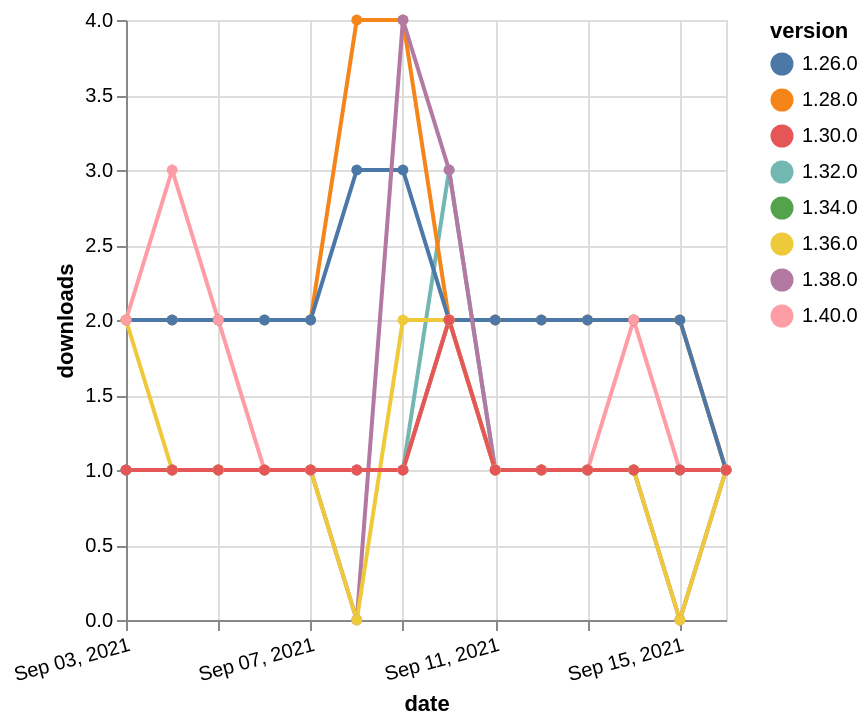

The specification (Vega-Lite) saved for this image:
### Vega-Lite specification from a JSON file in a GitHub repository (floating-point values rounded to 4 significant figures)
{"$schema": "https://vega.github.io/schema/vega-lite/v5.json", "description": "A simple bar chart with embedded data.", "data": {"values": [{"date": "2021-09-03", "total": 191, "delta": 1, "version": "1.34.0"}, {"date": "2021-09-04", "total": 192, "delta": 1, "version": "1.34.0"}, {"date": "2021-09-05", "total": 193, "delta": 1, "version": "1.34.0"}, {"date": "2021-09-06", "total": 194, "delta": 1, "version": "1.34.0"}, {"date": "2021-09-07", "total": 195, "delta": 1, "version": "1.34.0"}, {"date": "2021-09-08", "total": 196, "delta": 1, "version": "1.34.0"}, {"date": "2021-09-09", "total": 197, "delta": 1, "version": "1.34.0"}, {"date": "2021-09-10", "total": 199, "delta": 2, "version": "1.34.0"}, {"date": "2021-09-11", "total": 200, "delta": 1, "version": "1.34.0"}, {"date": "2021-09-12", "total": 201, "delta": 1, "version": "1.34.0"}, {"date": "2021-09-13", "total": 202, "delta": 1, "version": "1.34.0"}, {"date": "2021-09-14", "total": 203, "delta": 1, "version": "1.34.0"}, {"date": "2021-09-15", "total": 204, "delta": 1, "version": "1.34.0"}, {"date": "2021-09-16", "total": 205, "delta": 1, "version": "1.34.0"}, {"date": "2021-09-03", "total": 348, "delta": 1, "version": "1.32.0"}, {"date": "2021-09-04", "total": 349, "delta": 1, "version": "1.32.0"}, {"date": "2021-09-05", "total": 350, "delta": 1, "version": "1.32.0"}, {"date": "2021-09-06", "total": 351, "delta": 1, "version": "1.32.0"}, {"date": "2021-09-07", "total": 352, "delta": 1, "version": "1.32.0"}, {"date": "2021-09-08", "total": 353, "delta": 1, "version": "1.32.0"}, {"date": "2021-09-09", "total": 354, "delta": 1, "version": "1.32.0"}, {"date": "2021-09-10", "total": 357, "delta": 3, "version": "1.32.0"}, {"date": "2021-09-11", "total": 358, "delta": 1, "version": "1.32.0"}, {"date": "2021-09-12", "total": 359, "delta": 1, "version": "1.32.0"}, {"date": "2021-09-13", "total": 360, "delta": 1, "version": "1.32.0"}, {"date": "2021-09-14", "total": 361, "delta": 1, "version": "1.32.0"}, {"date": "2021-09-15", "total": 362, "delta": 1, "version": "1.32.0"}, {"date": "2021-09-16", "total": 363, "delta": 1, "version": "1.32.0"}, {"date": "2021-09-03", "total": 2408, "delta": 2, "version": "1.28.0"}, {"date": "2021-09-04", "total": 2410, "delta": 2, "version": "1.28.0"}, {"date": "2021-09-05", "total": 2412, "delta": 2, "version": "1.28.0"}, {"date": "2021-09-06", "total": 2414, "delta": 2, "version": "1.28.0"}, {"date": "2021-09-07", "total": 2416, "delta": 2, "version": "1.28.0"}, {"date": "2021-09-08", "total": 2420, "delta": 4, "version": "1.28.0"}, {"date": "2021-09-09", "total": 2424, "delta": 4, "version": "1.28.0"}, {"date": "2021-09-10", "total": 2426, "delta": 2, "version": "1.28.0"}, {"date": "2021-09-11", "total": 2428, "delta": 2, "version": "1.28.0"}, {"date": "2021-09-12", "total": 2430, "delta": 2, "version": "1.28.0"}, {"date": "2021-09-13", "total": 2432, "delta": 2, "version": "1.28.0"}, {"date": "2021-09-14", "total": 2434, "delta": 2, "version": "1.28.0"}, {"date": "2021-09-15", "total": 2436, "delta": 2, "version": "1.28.0"}, {"date": "2021-09-16", "total": 2437, "delta": 1, "version": "1.28.0"}, {"date": "2021-09-03", "total": 2293, "delta": 2, "version": "1.26.0"}, {"date": "2021-09-04", "total": 2295, "delta": 2, "version": "1.26.0"}, {"date": "2021-09-05", "total": 2297, "delta": 2, "version": "1.26.0"}, {"date": "2021-09-06", "total": 2299, "delta": 2, "version": "1.26.0"}, {"date": "2021-09-07", "total": 2301, "delta": 2, "version": "1.26.0"}, {"date": "2021-09-08", "total": 2304, "delta": 3, "version": "1.26.0"}, {"date": "2021-09-09", "total": 2307, "delta": 3, "version": "1.26.0"}, {"date": "2021-09-10", "total": 2309, "delta": 2, "version": "1.26.0"}, {"date": "2021-09-11", "total": 2311, "delta": 2, "version": "1.26.0"}, {"date": "2021-09-12", "total": 2313, "delta": 2, "version": "1.26.0"}, {"date": "2021-09-13", "total": 2315, "delta": 2, "version": "1.26.0"}, {"date": "2021-09-14", "total": 2317, "delta": 2, "version": "1.26.0"}, {"date": "2021-09-15", "total": 2319, "delta": 2, "version": "1.26.0"}, {"date": "2021-09-16", "total": 2320, "delta": 1, "version": "1.26.0"}, {"date": "2021-09-03", "total": 206, "delta": 1, "version": "1.38.0"}, {"date": "2021-09-04", "total": 207, "delta": 1, "version": "1.38.0"}, {"date": "2021-09-05", "total": 208, "delta": 1, "version": "1.38.0"}, {"date": "2021-09-06", "total": 209, "delta": 1, "version": "1.38.0"}, {"date": "2021-09-07", "total": 210, "delta": 1, "version": "1.38.0"}, {"date": "2021-09-08", "total": 210, "delta": 0, "version": "1.38.0"}, {"date": "2021-09-09", "total": 214, "delta": 4, "version": "1.38.0"}, {"date": "2021-09-10", "total": 217, "delta": 3, "version": "1.38.0"}, {"date": "2021-09-11", "total": 218, "delta": 1, "version": "1.38.0"}, {"date": "2021-09-12", "total": 219, "delta": 1, "version": "1.38.0"}, {"date": "2021-09-13", "total": 220, "delta": 1, "version": "1.38.0"}, {"date": "2021-09-14", "total": 221, "delta": 1, "version": "1.38.0"}, {"date": "2021-09-15", "total": 221, "delta": 0, "version": "1.38.0"}, {"date": "2021-09-16", "total": 222, "delta": 1, "version": "1.38.0"}, {"date": "2021-09-03", "total": 173, "delta": 2, "version": "1.36.0"}, {"date": "2021-09-04", "total": 174, "delta": 1, "version": "1.36.0"}, {"date": "2021-09-05", "total": 175, "delta": 1, "version": "1.36.0"}, {"date": "2021-09-06", "total": 176, "delta": 1, "version": "1.36.0"}, {"date": "2021-09-07", "total": 177, "delta": 1, "version": "1.36.0"}, {"date": "2021-09-08", "total": 177, "delta": 0, "version": "1.36.0"}, {"date": "2021-09-09", "total": 179, "delta": 2, "version": "1.36.0"}, {"date": "2021-09-10", "total": 181, "delta": 2, "version": "1.36.0"}, {"date": "2021-09-11", "total": 182, "delta": 1, "version": "1.36.0"}, {"date": "2021-09-12", "total": 183, "delta": 1, "version": "1.36.0"}, {"date": "2021-09-13", "total": 184, "delta": 1, "version": "1.36.0"}, {"date": "2021-09-14", "total": 185, "delta": 1, "version": "1.36.0"}, {"date": "2021-09-15", "total": 185, "delta": 0, "version": "1.36.0"}, {"date": "2021-09-16", "total": 186, "delta": 1, "version": "1.36.0"}, {"date": "2021-09-03", "total": 124, "delta": 2, "version": "1.40.0"}, {"date": "2021-09-04", "total": 127, "delta": 3, "version": "1.40.0"}, {"date": "2021-09-05", "total": 129, "delta": 2, "version": "1.40.0"}, {"date": "2021-09-06", "total": 130, "delta": 1, "version": "1.40.0"}, {"date": "2021-09-07", "total": 131, "delta": 1, "version": "1.40.0"}, {"date": "2021-09-08", "total": 132, "delta": 1, "version": "1.40.0"}, {"date": "2021-09-09", "total": 133, "delta": 1, "version": "1.40.0"}, {"date": "2021-09-10", "total": 135, "delta": 2, "version": "1.40.0"}, {"date": "2021-09-11", "total": 136, "delta": 1, "version": "1.40.0"}, {"date": "2021-09-12", "total": 137, "delta": 1, "version": "1.40.0"}, {"date": "2021-09-13", "total": 138, "delta": 1, "version": "1.40.0"}, {"date": "2021-09-14", "total": 140, "delta": 2, "version": "1.40.0"}, {"date": "2021-09-15", "total": 141, "delta": 1, "version": "1.40.0"}, {"date": "2021-09-16", "total": 142, "delta": 1, "version": "1.40.0"}, {"date": "2021-09-03", "total": 257, "delta": 1, "version": "1.30.0"}, {"date": "2021-09-04", "total": 258, "delta": 1, "version": "1.30.0"}, {"date": "2021-09-05", "total": 259, "delta": 1, "version": "1.30.0"}, {"date": "2021-09-06", "total": 260, "delta": 1, "version": "1.30.0"}, {"date": "2021-09-07", "total": 261, "delta": 1, "version": "1.30.0"}, {"date": "2021-09-08", "total": 262, "delta": 1, "version": "1.30.0"}, {"date": "2021-09-09", "total": 263, "delta": 1, "version": "1.30.0"}, {"date": "2021-09-10", "total": 265, "delta": 2, "version": "1.30.0"}, {"date": "2021-09-11", "total": 266, "delta": 1, "version": "1.30.0"}, {"date": "2021-09-12", "total": 267, "delta": 1, "version": "1.30.0"}, {"date": "2021-09-13", "total": 268, "delta": 1, "version": "1.30.0"}, {"date": "2021-09-14", "total": 269, "delta": 1, "version": "1.30.0"}, {"date": "2021-09-15", "total": 270, "delta": 1, "version": "1.30.0"}, {"date": "2021-09-16", "total": 271, "delta": 1, "version": "1.30.0"}]}, "width": "container", "mark": {"type": "line", "point": {"filled": true}}, "encoding": {"x": {"field": "date", "type": "temporal", "timeUnit": "yearmonthdate", "title": "date", "axis": {"labelAngle": -15}}, "y": {"field": "delta", "type": "quantitative", "title": "downloads"}, "color": {"field": "version", "type": "nominal"}, "tooltip": {"field": "delta"}}}
